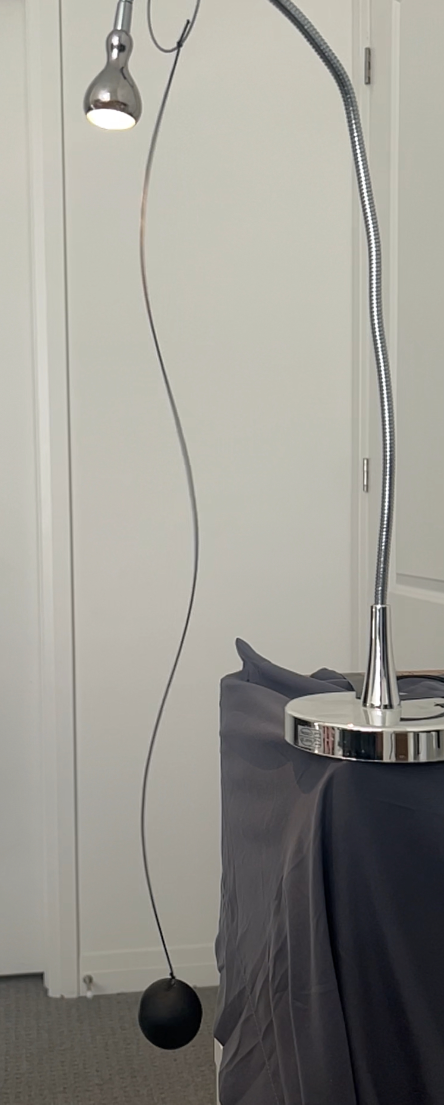
#> input picture cam_relay/captures/moment.jpg, 888 x 2209 px, given in place of the camera (shown at 1/2 size)
$ python realtime.py
#> lines starting #> are read from the running program, lines starting #| are printed output that depends on the picture; after the words box and inside, x2 and y2 are one past the last pixel; in counts of white or black regions, pixels touching at a corner belong together
import argparse
import csv
import os
import time
from collections import deque

import cv2
import numpy as np

# Optional but recommended
from scipy.signal import find_peaks
from skimage.morphology import skeletonize


# [38 lines left out: functions get_band_mask, skeleton_centerline, nan_interp, smooth_1d, not called in this run]


def draw_polyline(frame, points, color=(0, 255, 0), thickness=2):
    for i in range(1, len(points)):
        cv2.line(frame, points[i - 1], points[i], color, thickness, lineType=cv2.LINE_AA)


def draw_points(frame, pts, color, r=5):
    for (x, y) in pts:
        cv2.circle(frame, (int(x), int(y)), r, color, -1, lineType=cv2.LINE_AA)


# [8 lines left out: function make_writer, not called in this run]


def main():
    ap = argparse.ArgumentParser(description="Realtime rubber-band standing-wave tracker (OpenCV overlay + CSV).")
    ap.add_argument("--cam", type=int, default=0, help="Camera index (0,1,2...). Try --list.")
    ap.add_argument("--list", action="store_true", help="List camera indices and exit.")
    ap.add_argument("--width", type=int, default=1920)
    ap.add_argument("--height", type=int, default=1080)
    ap.add_argument("--fps", type=int, default=30)
    ap.add_argument("--outdir", type=str, default=r"C:\temp\caypt_vids", help="Where to save recordings/CSVs (avoid OneDrive).")
    ap.add_argument("--roi", type=int, nargs=4, metavar=("x0","y0","x1","y1"),
                    help="ROI rectangle around the band. If omitted, uses middle vertical strip.")
    ap.add_argument("--window_sec", type=float, default=1.0, help="RMS window in seconds for nodes/antinodes.")
    ap.add_argument("--min_peak_dist", type=int, default=40, help="Min vertical distance between peaks in pixels.")
    args = ap.parse_args()

    # [10 lines left out: function list_cameras, not called in this run]

    if args.list:
        print("Available camera indices:", list_cameras())
        return

    os.makedirs(args.outdir, exist_ok=True)

    cap = cv2.VideoCapture(args.cam, cv2.CAP_DSHOW)
    if not cap.isOpened():
        raise RuntimeError(f"Could not open camera index {args.cam}. Try: python realtime_band_tracker.py --list")

    cap.set(cv2.CAP_PROP_FRAME_WIDTH, float(args.width))
    cap.set(cv2.CAP_PROP_FRAME_HEIGHT, float(args.height))
    cap.set(cv2.CAP_PROP_FPS, float(args.fps))

    ok, frame = cap.read()
#> frame is the input picture: shape (2209, 888, 3); mean B, G, R 144.2, 151.1, 152.9
    if not ok:
        raise RuntimeError("Camera opened but cannot read frames.")

    H, W = frame.shape[:2]
#> H = 2209; W = 888
    fps_guess = cap.get(cv2.CAP_PROP_FPS) or args.fps

    if args.roi:
        roi = tuple(args.roi)
    else:
        roi = (W // 3, 0, 2 * W // 3, H)
#> roi = (296, 0, 592, 2209)

    x0, y0, x1, y1 = roi
#> x0 = 296; y0 = 0; x1 = 592; y1 = 2209
    roi_h = y1 - y0
#> roi_h = 2209

    # Tracking state
    tracking = False
    baseline = None

    # Buffer for RMS amplitude profile
    window_frames = max(10, int(args.window_sec * fps_guess))
    disp_buf = deque(maxlen=window_frames)

    # Recording state
    recording = False
    writer = None
    csv_file = None
    csv_writer = None
    rec_path = None
    csv_path = None

    # FPS estimate
    last = time.time()
    fps_est = 0.0

    window_name = "Realtime Band Tracker (t track | r rec | s snap | q quit)"
    cv2.namedWindow(window_name, cv2.WINDOW_AUTOSIZE)

    print("Controls:")
    print("  t = toggle tracking ON/OFF")
    print("  r = start/stop recording + CSV logging")
    print("  s = snapshot")
    print("  q = quit")

    try:
        frame_i = 0
        while True:
            ok, frame = cap.read()
            if not ok:
                break

            now = time.time()
            dt = now - last
            last = now
            if dt > 0:
                fps_est = 0.9 * fps_est + 0.1 * (1.0 / dt)

            display = frame.copy()

            # ROI visuals
            cv2.rectangle(display, (x0, y0), (x1, y1), (200, 200, 200), 1)
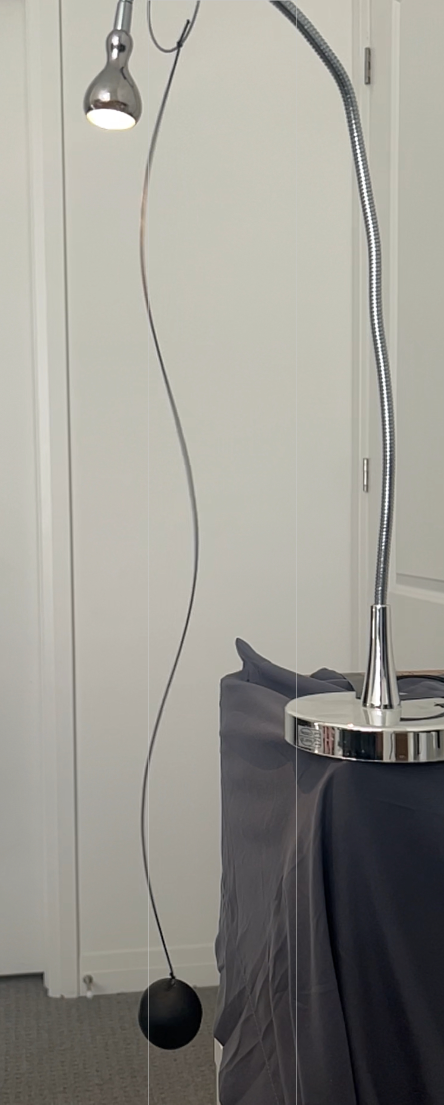
#> display: shape (2209, 888, 3) (shown at 1/2 size); 0.24% of pixels changed, all inside (x1, y1, x2, y2) = (296, 0, 593, 2209)

            mode_n = ""
            avg_node_spacing = ""
            amax = ""

            if tracking:
                gray = cv2.cvtColor(frame, cv2.COLOR_BGR2GRAY)
                gray_roi = gray[y0:y1, x0:x1]

                mask = get_band_mask(gray_roi)
                xs = skeleton_centerline(mask)
                xs = nan_interp(xs)

                if baseline is None:
                    baseline = xs.copy()

                disp = xs - baseline
                disp_buf.append(disp)

                if len(disp_buf) >= max(8, window_frames // 2):
                    X = np.stack(disp_buf, axis=0)  # (T, Y)
                    A = np.sqrt(np.mean(X**2, axis=0))  # RMS amplitude profile
                    A = smooth_1d(A, k=51)

                    amax = float(np.max(A))

                    # Antinodes: peaks in A
                    peaks, _ = find_peaks(A, distance=args.min_peak_dist, prominence=max(1e-6, amax * 0.05))
                    # Nodes: minima of A -> peaks in -A
                    mins, _ = find_peaks(-A, distance=args.min_peak_dist, prominence=max(1e-6, amax * 0.02))

                    mode_n = int(len(peaks))

                    if len(mins) >= 2:
                        spacings = np.diff(mins)
                        avg_node_spacing = float(np.mean(spacings))

                    # Draw centerline polyline
                    pts = []
                    for yy in range(0, roi_h, 8):
                        x = xs[yy]
                        pts.append((int(x0 + x), int(y0 + yy)))
                    draw_polyline(display, pts, color=(0, 255, 0), thickness=2)

                    # Draw node / antinode dots
                    node_pts = [(x0 + xs[y], y0 + y) for y in mins if np.isfinite(xs[y])]
                    anti_pts = [(x0 + xs[y], y0 + y) for y in peaks if np.isfinite(xs[y])]
                    draw_points(display, node_pts, (255, 0, 0), r=5)   # blue
                    draw_points(display, anti_pts, (0, 0, 255), r=5)   # red

                # If recording, write metrics row every frame
                if recording and csv_writer is not None:
                    csv_writer.writerow([
                        frame_i,
                        now,
                        mode_n,
                        avg_node_spacing,
                        amax,
                        tracking,
                        roi
                    ])

            # HUD text
            hud = [
                f"cam={args.cam}  {W}x{H}  fps~{fps_est:.1f}",
                f"TRACKING={'ON' if tracking else 'OFF'}   REC={'ON' if recording else 'OFF'}",
                f"mode n={mode_n}   avg node spacing(px)={avg_node_spacing}   Amax(px)={amax}",
                "Keys: t track | r rec | s snap | q quit"
            ]
            ytxt = 25
            for line in hud:
                cv2.putText(display, line, (10, ytxt), cv2.FONT_HERSHEY_SIMPLEX, 0.6, (0, 0, 0), 3, cv2.LINE_AA)
                cv2.putText(display, line, (10, ytxt), cv2.FONT_HERSHEY_SIMPLEX, 0.6, (255, 255, 255), 1, cv2.LINE_AA)
                ytxt += 24
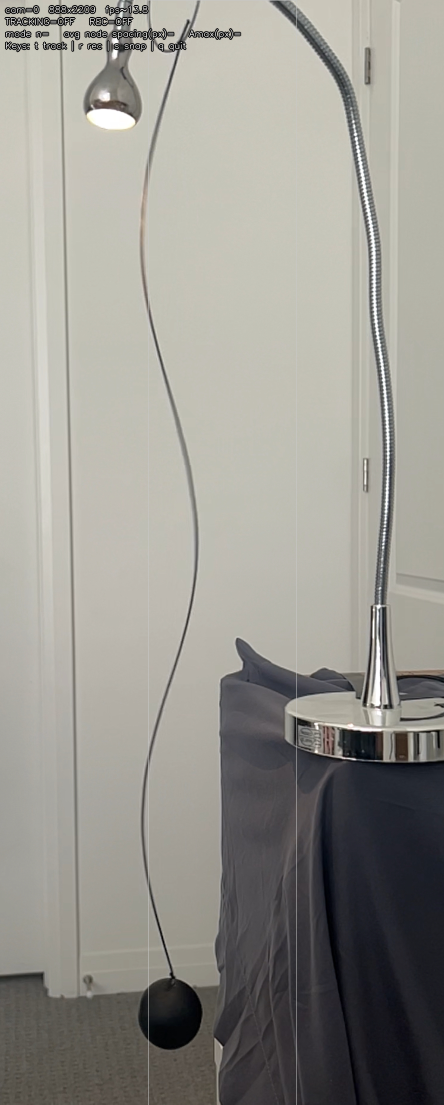
#> display: shape (2209, 888, 3) (shown at 1/2 size); 0.89% of pixels changed, all inside (x1, y1, x2, y2) = (8, 9, 484, 105)
#> after the loop, ytxt = 121

            if recording and writer is not None:
                writer.write(display)

            cv2.imshow(window_name, display)
            key = cv2.waitKey(1) & 0xFF
#> (key q is pressed here)

            if key == ord("q"):
                break
            elif key == ord("t"):
                tracking = not tracking
                if tracking:
                    baseline = None
                    disp_buf.clear()
                print(f"[tracking] {'ON' if tracking else 'OFF'}")
            elif key == ord("s"):
                path = os.path.join(args.outdir, f"snap_{time.strftime('%Y%m%d_%H%M%S')}.png")
                cv2.imwrite(path, display)
                print(f"[snapshot] {path}")
            elif key == ord("r"):
                if not recording:
                    ts = time.strftime("%Y%m%d_%H%M%S")
                    rec_path = os.path.join(args.outdir, f"realtime_{ts}.avi")
                    csv_path = os.path.join(args.outdir, f"realtime_{ts}.csv")
                    writer = make_writer(rec_path, fps_guess if fps_guess > 1 else args.fps, (W, H))

                    csv_file = open(csv_path, "w", newline="", encoding="utf-8")
                    csv_writer = csv.writer(csv_file)
                    csv_writer.writerow(["frame", "unix_time", "mode_n", "avg_node_spacing_px", "amax_px", "tracking", "roi"])

                    recording = True
                    print(f"[REC ON] {rec_path}")
                    print(f"[CSV] {csv_path}")
                else:
                    recording = False
                    if writer:
                        writer.release()
                        writer = None
                    if csv_file:
                        csv_file.close()
                        csv_file = None
                        csv_writer = None
                    print("[REC OFF]")

            frame_i += 1

    finally:
        if writer:
            writer.release()
        if csv_file:
            csv_file.close()
        cap.release()
        cv2.destroyAllWindows()


if __name__ == "__main__":
    main()
